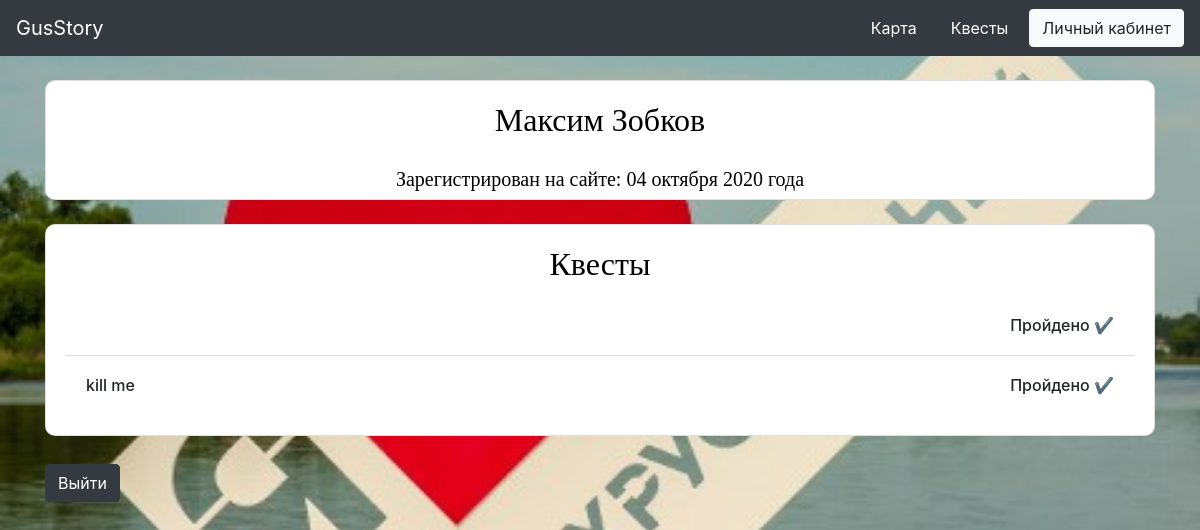
The page /profile (signed in) on the database as committed earlier.
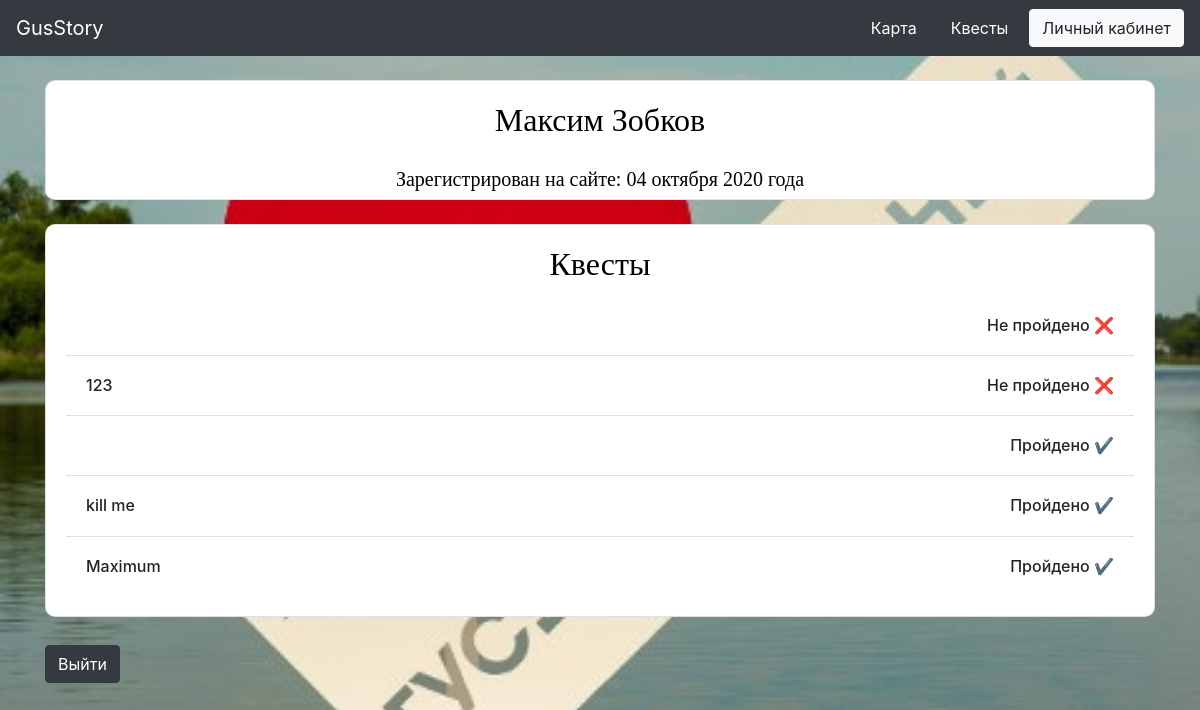
The same page on the database as committed later.
### main.py (the view)
@app.route('/profile')
def profile():
    if current_user.is_authenticated:
        return render_template("profile.html")
    return redirect('/')

### data/db_session.py (called while the page is built)
def create_session() -> Session:
    global __factory
    return __factory()

### main.py (called while the page is built)
@login_manager.user_loader
def load_user(user_id):
    sessions = db_session.create_session()
    return sessions.query(users.User).get(user_id)

### templates/profile.html
{% extends "base.html" %}
{% block content %}
<div class="container; mt-4">
    <div class="row">
        <div class="col-sm-12">
            <div class="card mb-4" style="width: 100%; border-radius: 10px;">
                <h2 align="center" class="NameTag" style="border-radius: 20px; padding: 20px; width: 100%">
                    {{current_user.name}} {{current_user.surname}}</h2>
                <h5 align="center"> Зарегистрирован на сайте: {{current_user.created_date}}</h5>
            </div>
        </div>
        <div class="col-sm-12">
            <div class="card mb-4" style="width: 100%; border-radius: 10px;">
                <div class="card-body">
                    <h2 class="card-title" align="center">Квесты</h2>
                    <ul class="list-group list-group-flush">
                        {% if current_user.not_completed != None and current_user.not_completed != "" %}
                        {% for quest in current_user.not_completed.split(';') %}
                        <li class="list-group-item">
                            <table class="mt-2" width="100%" cellpadding="0">
                                <tr>
                                    <th>
                                        <h6>{{quest}}</h6>
                                    </th>
                                    <th>
                                        <h6 align="right">Не пройдено &#10060;</h6>
                                    </th>
                                </tr>
                            </table>
                        </li>
                        {% endfor %}
                        {% endif %}
                        {% if current_user.completed != None and current_user.completed != ""%}
                        {% for quest in current_user.completed.split(';') %}
                        <li class="list-group-item">
                            <table class="mt-2" width="100%" cellpadding="0">
                                <tr>
                                    <th>
                                        <h6>{{quest}}</h6>
                                    </th>
                                    <th>
                                        <h6 align="right">Пройдено &#10004;</h6>
                                    </th>
                                </tr>
                            </table>
                        </li>
                        {% endfor %}
                        {% endif %}
                    </ul>
                </div>
            </div>
        </div>
    </div>
    {% if current_user.is_authenticated %}
    <a class="btn btn-dark mt-1 " href="/logout"> Выйти </a>
    {% endif %}
</div>
{% endblock %}

Rows that differ between the two databases and show on the page:
changed User "Максим": not_completed empty → ";123" (drawn); completed ";kill me" → ";kill me;Maximum" (drawn)
Other text that changed with them:
new list line: "Не пройдено ❌"
new list line: "123 Не пройдено ❌"
new list line: "Maximum Пройдено ✔"
